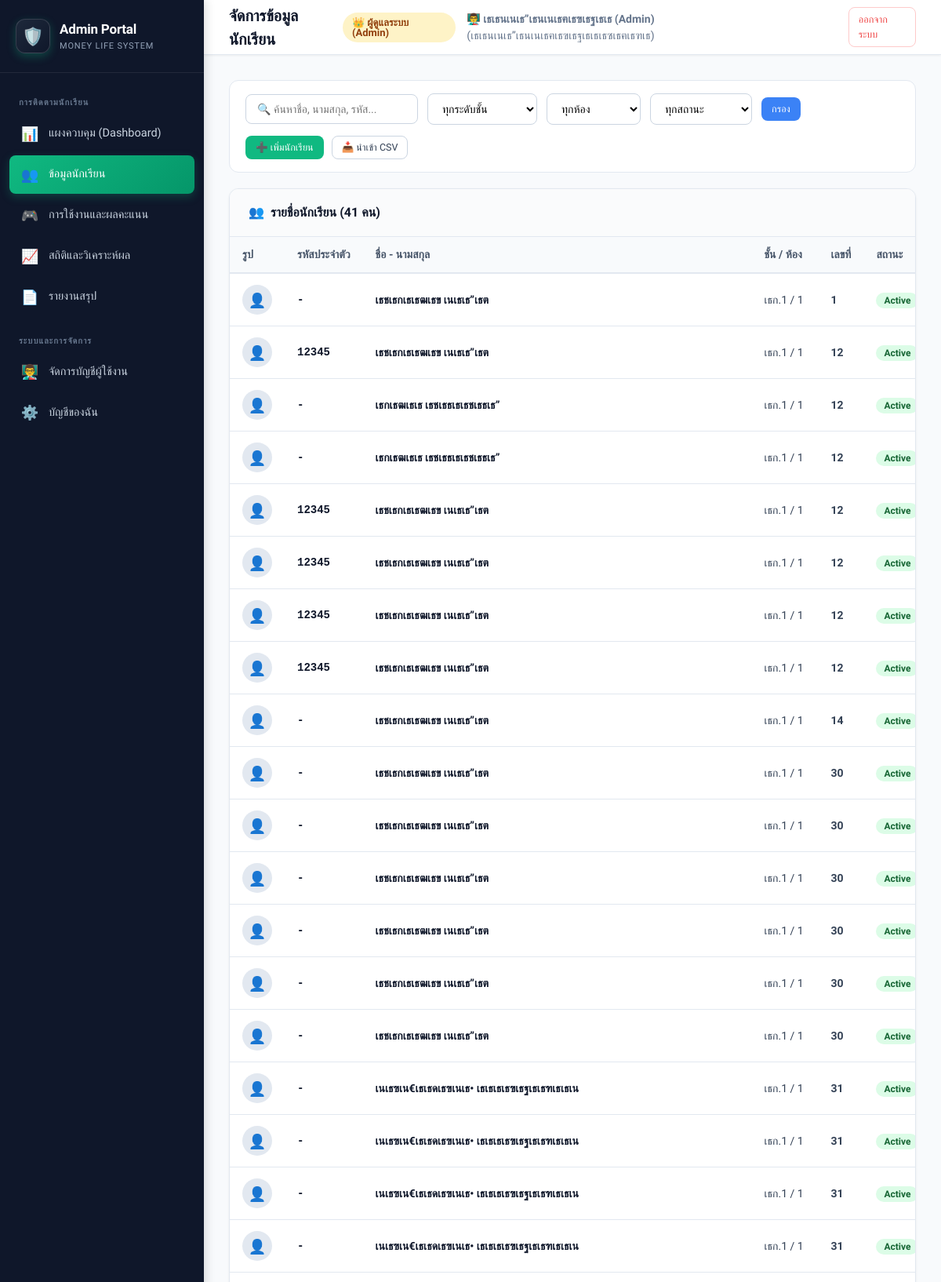
The app's page /teacher/students.php (signed in, upper part) with its own data.
### tables this page shows
CREATE TABLE `students` (
  `id` int(10) unsigned NOT NULL AUTO_INCREMENT,
  `student_code` varchar(50) DEFAULT NULL,
  `first_name` varchar(100) NOT NULL,
  `last_name` varchar(100) NOT NULL,
  `class_level` varchar(20) NOT NULL,
  `class_room` varchar(20) NOT NULL,
  `student_number` int(10) unsigned NOT NULL,
  `photo` varchar(255) DEFAULT NULL,
  `status` enum('active','pending','rejected') NOT NULL DEFAULT 'active',
  `created_at` timestamp NOT NULL DEFAULT current_timestamp(),
  PRIMARY KEY (`id`)
);

### teacher/auth/permissions.php (called while the page is built, shortened)
<?php
function e($string) {
    return htmlspecialchars((string)$string, ENT_QUOTES, 'UTF-8');
}

### teacher/students.php (the view, shortened to what this page needs)
<?php
$search = trim($_GET['search'] ?? '');
$query = "
    SELECT s.*,
           COUNT(gs.id) as session_count,
           MAX(gs.total_score) as max_score,
           MAX(gs.percentage) as max_percentage
    FROM students s
    LEFT JOIN game_sessions gs ON s.id = gs.student_id
    WHERE 1=1
";
$params = [];
$query .= " GROUP BY s.id ORDER BY s.class_level ASC, s.class_room ASC, s.student_number ASC";
$stmt = $pdo->prepare($query);
$stmt->execute($params);
$students = $stmt->fetchAll();
require_once __DIR__ . '/includes/header.php';
?>
<div class="filter-bar">
    <form method="GET" action="students.php" class="filter-group">
        <input type="text" name="search" class="form-control" placeholder="🔍 ค้นหาชื่อ, นามสกุล, รหัส..."
               value="<?= e($search) ?>" style="width: 220px;">
        <select name="class_level" class="form-control" style="width: 140px;">
            <option value="">ทุกระดับชั้น</option>
        </select>
        <select name="class_room" class="form-control" style="width: 120px;">
            <option value="">ทุกห้อง</option>
        </select>
        <select name="status" class="form-control" style="width: 130px;">
            <option value="">ทุกสถานะ</option>
        </select>
        <button type="submit" class="btn btn-accent btn-sm">กรอง</button>
    </form>
    <div style="display: flex; gap: 10px;">
        <button type="button" class="btn btn-primary btn-sm" onclick="openModal('addStudentModal')">
            ➕ เพิ่มนักเรียน
        </button>
        <button type="button" class="btn btn-outline btn-sm" onclick="openModal('importCsvModal')">
            📥 นำเข้า CSV
        </button>
    </div>
</div>
<div class="card">
    <div class="card-header">
        <div class="card-title">
            <span>👥</span> รายชื่อนักเรียน (<?= count($students) ?> คน)
        </div>
    </div>
    <div class="table-responsive">
        <table class="data-table">
            <thead>
                <tr>
                    <th style="width: 50px;">รูป</th>
                    <th>รหัสประจำตัว</th>
                    <th>ชื่อ - นามสกุล</th>
                    <th>ชั้น / ห้อง</th>
                    <th>เลขที่</th>
                    <th>สถานะ</th>
                </tr>
            </thead>
            <tbody>
                <?php if (count($students) === 0): ?>
                    <tr>
                        <td colspan="10" style="text-align: center; color: #94a3b8; padding: 30px;">
                            ไม่พบข้อมูลนักเรียนที่ตรงกับเงื่อนไข
                        </td>
                    </tr>
                <?php else: ?>
                    <?php foreach ($students as $st): ?>
                        <tr>
                            <td>
                                <?php if (!empty($st['photo']) && file_exists(__DIR__ . '/../' . $st['photo'])): ?>
                                    <img src="../<?= e($st['photo']) ?>" alt="Avatar"
                                         style="width: 38px; height: 38px; border-radius: 50%; object-fit: cover; border: 2px solid #10b981;">
                                <?php else: ?>
                                    <div style="width: 38px; height: 38px; border-radius: 50%; background: #e2e8f0; display: flex; align-items: center; justify-content: center; font-size: 18px; color: #94a3b8;">
                                        👤
                                    </div>
                                <?php endif; ?>
                            </td>
                            <td>
                                <strong style="font-family: monospace; font-size: 14px; color: #0f172a;">
                                    <?= e($st['student_code'] ?: '-') ?>
                                </strong>
                            </td>
                            <td>
                                <a href="student.php?id=<?= $st['id'] ?>" style="font-weight: 600; color: #0f172a; text-decoration: none;">
                                    <?= e($st['first_name'] . ' ' . $st['last_name']) ?>
                                </a>
                            </td>
                            <td><?= e($st['class_level']) ?> / <?= e($st['class_room']) ?></td>
                            <td><strong><?= e($st['student_number']) ?></strong></td>
                            <td>
                                <?php if ($st['status'] === 'active'): ?>
                                    <span class="badge badge-success">Active</span>
                                <?php elseif ($st['status'] === 'pending'): ?>
                                    <span class="badge badge-warning">Pending</span>
                                <?php else: ?>
                                    <span class="badge badge-danger">Rejected</span>
                                <?php endif; ?>
                            </td>
                        </tr>
                    <?php endforeach; ?>
                <?php endif; ?>
            </tbody>
        </table>
    </div>
</div>
<?php require_once __DIR__ . '/includes/footer.php'; ?>

### teacher/assets/css/teacher.css (style rules this page uses)
:root { --primary: #10b981; --primary-dark: #059669; --primary-light: #ecfdf5; --accent: #3b82f6; --accent-dark: #2563eb; --accent-light: #eff6ff; --dark: #0f172a; --dark-muted: #334155; --gray-50: #f8fafc; --gray-100: #f1f5f9; --gray-200: #e2e8f0; --gray-300: #cbd5e1; --gray-400: #94a3b8; --gray-500: #64748b; --gray-600: #475569; --gray-700: #334155; --gray-800: #1e293b; --white: #ffffff; --danger: #ef4444; --danger-light: #fef2f2; --warning: #f59e0b; --warning-light: #fffbeb; --success: #10b981; --success-light: #ecfdf5; --sidebar-width: 260px; --radius-sm: 8px; --radius-md: 12px; --radius-lg: 18px; --shadow-sm: 0 1px 3px rgba(0,0,0,0.06); --shadow-md: 0 4px 15px -3px rgba(0,0,0,0.08); --shadow-lg: 0 10px 25px -5px rgba(0,0,0,0.1); --transition: all 0.2s cubic-bezier(0.4, 0, 0.2, 1); }
* { box-sizing: border-box; margin: 0; padding: 0; }
body { font-family: 'Prompt', 'Sarabun', -apple-system, BlinkMacSystemFont, sans-serif; background-color: #f8fafc; color: var(--gray-800); line-height: 1.5; -webkit-font-smoothing: antialiased; }
.card { background: var(--white); border-radius: var(--radius-md); border: 1px solid var(--gray-200); box-shadow: var(--shadow-sm); margin-bottom: 24px; overflow: hidden; }
.card-header { padding: 18px 24px; border-bottom: 1px solid var(--gray-200); display: flex; align-items: center; justify-content: space-between; background: #fafbfc; }
.card-title { font-size: 16px; font-weight: 600; color: var(--dark); display: flex; align-items: center; gap: 8px; }
.table-responsive { overflow-x: auto; width: 100%; }
.data-table { width: 100%; border-collapse: collapse; text-align: left; font-size: 14px; }
.data-table th { background: #f8fafc; color: var(--gray-600); font-weight: 600; padding: 12px 16px; border-bottom: 2px solid var(--gray-200); white-space: nowrap; }
.data-table td { padding: 14px 16px; border-bottom: 1px solid var(--gray-200); color: var(--gray-700); vertical-align: middle; }
.badge { display: inline-flex; align-items: center; gap: 4px; padding: 4px 10px; border-radius: 9999px; font-size: 12px; font-weight: 600; line-height: 1; }
.badge-success { background: #dcfce7; color: #166534; }
.btn { display: inline-flex; align-items: center; justify-content: center; gap: 8px; padding: 9px 18px; font-size: 14px; font-weight: 500; font-family: inherit; border-radius: var(--radius-sm); border: 1px solid transparent; cursor: pointer; text-decoration: none; transition: var(--transition); }
.btn-primary { background: #10b981; color: white; }
.btn-accent { background: #3b82f6; color: white; }
.btn-outline { background: transparent; border-color: var(--gray-300); color: var(--gray-700); }
.btn-sm { padding: 6px 12px; font-size: 12.5px; }
.form-control { width: 100%; padding: 10px 14px; font-size: 14px; font-family: inherit; border: 1px solid var(--gray-300); border-radius: var(--radius-sm); background: white; transition: var(--transition); }
.filter-bar { background: white; padding: 16px 20px; border-radius: var(--radius-md); border: 1px solid var(--gray-200); margin-bottom: 20px; display: flex; flex-wrap: wrap; gap: 14px; align-items: center; justify-content: space-between; }
.filter-group { display: flex; flex-wrap: wrap; gap: 12px; align-items: center; }

### records on screen
students: student_code "-", first_name+last_name "เธชเธกเธเธฒเธข เนเธเธ”เธต", class_level "เธก.1", class_room "1", student_number "1", status "Active"
students: student_code "12345", first_name+last_name "เธชเธกเธเธฒเธข เนเธเธ”เธต", class_level "เธก.1", class_room "1", student_number "12", status "Active"
students: student_code "-", first_name+last_name "เธกเธฒเธเธ เธชเธธเธเธชเธธเธ”", class_level "เธก.1", class_room "1", student_number "12", status "Active"
students: student_code "-", first_name+last_name "เธกเธฒเธเธ เธชเธธเธเธชเธธเธ”", class_level "เธก.1", class_room "1", student_number "12", status "Active"
students: student_code "12345", first_name+last_name "เธชเธกเธเธฒเธข เนเธเธ”เธต", class_level "เธก.1", class_room "1", student_number "12", status "Active"
students: student_code "12345", first_name+last_name "เธชเธกเธเธฒเธข เนเธเธ”เธต", class_level "เธก.1", class_room "1", student_number "12", status "Active"
students: student_code "12345", first_name+last_name "เธชเธกเธเธฒเธข เนเธเธ”เธต", class_level "เธก.1", class_room "1", student_number "12", status "Active"
students: student_code "12345", first_name+last_name "เธชเธกเธเธฒเธข เนเธเธ”เธต", class_level "เธก.1", class_room "1", student_number "12", status "Active"
students: student_code "-", first_name+last_name "เธชเธกเธเธฒเธข เนเธเธ”เธต", class_level "เธก.1", class_room "1", student_number "14", status "Active"
students: student_code "-", first_name+last_name "เธชเธกเธเธฒเธข เนเธเธ”เธต", class_level "เธก.1", class_room "1", student_number "30", status "Active"
students: student_code "-", first_name+last_name "เธชเธกเธเธฒเธข เนเธเธ”เธต", class_level "เธก.1", class_room "1", student_number "30", status "Active"
students: student_code "-", first_name+last_name "เธชเธกเธเธฒเธข เนเธเธ”เธต", class_level "เธก.1", class_room "1", student_number "30", status "Active"
students: student_code "-", first_name+last_name "เธชเธกเธเธฒเธข เนเธเธ”เธต", class_level "เธก.1", class_room "1", student_number "30", status "Active"
students: student_code "-", first_name+last_name "เธชเธกเธเธฒเธข เนเธเธ”เธต", class_level "เธก.1", class_room "1", student_number "30", status "Active"
students: student_code "-", first_name+last_name "เธชเธกเธเธฒเธข เนเธเธ”เธต", class_level "เธก.1", class_room "1", student_number "30", status "Active"
students: student_code "-", first_name+last_name "เนเธฃเน€เธเธดเธฃเนเธ• เธเธเธเธฃเธฐเธเธฑเธเธเน", class_level "เธก.1", class_room "1", student_number "31", status "Active"
students: student_code "-", first_name+last_name "เนเธฃเน€เธเธดเธฃเนเธ• เธเธเธเธฃเธฐเธเธฑเธเธเน", class_level "เธก.1", class_room "1", student_number "31", status "Active"
students: student_code "-", first_name+last_name "เนเธฃเน€เธเธดเธฃเนเธ• เธเธเธเธฃเธฐเธเธฑเธเธเน", class_level "เธก.1", class_room "1", student_number "31", status "Active"
students: student_code "-", first_name+last_name "เนเธฃเน€เธเธดเธฃเนเธ• เธเธเธเธฃเธฐเธเธฑเธเธเน", class_level "เธก.1", class_room "1", student_number "31", status "Active"

### other values on screen
$pageTitle "จัดการข้อมูลนักเรียน"
$roleLabel "ผู้ดูแลระบบ (Admin)"
$currentTeacherName "เธเธนเนเธ”เธนเนเธฅเธฃเธฐเธเธ (Admin)"
$_SESSION['teacher_position'] "เธเธนเนเธ”เธนเนเธฅเธฃเธฐเธเธเธซเธฅเธฑเธ"
count($students) "41"
